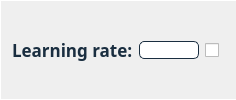
                                <widget class="QFrame" name="frame_nr_iterations_9">
                                 <property name="styleSheet">
                                  <string notr="true">border-bottom: 0.5px solid #FFFFFF;
border-left: 0.5px solid #FFFFFF;
border-top: 1px solid #FFFFFF;
</string>
                                 </property>
                                 <property name="frameShape">
                                  <enum>QFrame::NoFrame</enum>
                                 </property>
                                 <property name="frameShadow">
                                  <enum>QFrame::Plain</enum>
                                 </property>
                                 <layout class="QHBoxLayout" name="horizontalLayout_115">
                                  <item>
                                   <widget class="QLabel" name="label_nr_iterations_9">
                                    <property name="sizePolicy">
                                     <sizepolicy hsizetype="Minimum" vsizetype="Preferred">
                                      <horstretch>0</horstretch>
                                      <verstretch>0</verstretch>
                                     </sizepolicy>
                                    </property>
                                    <property name="maximumSize">
                                     <size>
                                      <width>16777215</width>
                                      <height>16777215</height>
                                     </size>
                                    </property>
                                    <property name="font">
                                     <font>
                                      <family>Avenir</family>
                                      <pointsize>13</pointsize>
                                      <weight>75</weight>
                                      <italic>false</italic>
                                      <bold>true</bold>
                                     </font>
                                    </property>
                                    <property name="toolTip">
                                     <string>&lt;html&gt;&lt;head/&gt;&lt;body&gt;&lt;p&gt;&lt;span style=&quot; font-weight:400;&quot;&gt;The weight of each topic.&lt;/span&gt;&lt;/p&gt;&lt;/body&gt;&lt;/html&gt;</string>
                                    </property>
                                    <property name="styleSheet">
                                     <string notr="true">font: 87 13pt &quot;Avenir&quot;;
color:#1A2E40;
font-weight: bold;
border:None;</string>
                                    </property>
                                    <property name="text">
                                     <string>Learning rate:</string>
                                    </property>
                                   </widget>
                                  </item>
                                  <item>
                                   <widget class="QLineEdit" name="lineEdit_nr_iterations_9">
                                    <property name="sizePolicy">
                                     <sizepolicy hsizetype="Minimum" vsizetype="Fixed">
                                      <horstretch>0</horstretch>
                                      <verstretch>0</verstretch>
                                     </sizepolicy>
                                    </property>
                                    <property name="minimumSize">
                                     <size>
                                      <width>0</width>
                                      <height>0</height>
                                     </size>
                                    </property>
                                    <property name="maximumSize">
                                     <size>
                                      <width>60</width>
                                      <height>16777215</height>
                                     </size>
                                    </property>
                                    <property name="styleSheet">
                                     <string notr="true">QLineEdit {	
	background-color: #FFFFFF;
	font: 87 italic 12pt &quot;Avenir&quot;;
	border-radius: 5px;
	border: 1px solid #1A2E40;
	color:black;
}</string>
                                    </property>
                                   </widget>
                                  </item>
                                  <item>
                                   <widget class="QCheckBox" name="checkBox_nr_iterations_9">
                                    <property name="sizePolicy">
                                     <sizepolicy hsizetype="Fixed" vsizetype="Fixed">
                                      <horstretch>0</horstretch>
                                      <verstretch>0</verstretch>
                                     </sizepolicy>
                                    </property>
                                    <property name="styleSheet">
                                     <string notr="true">border:0px;</string>
                                    </property>
                                    <property name="text">
                                     <string/>
                                    </property>
                                   </widget>
                                  </item>
                                 </layout>
                                </widget>
